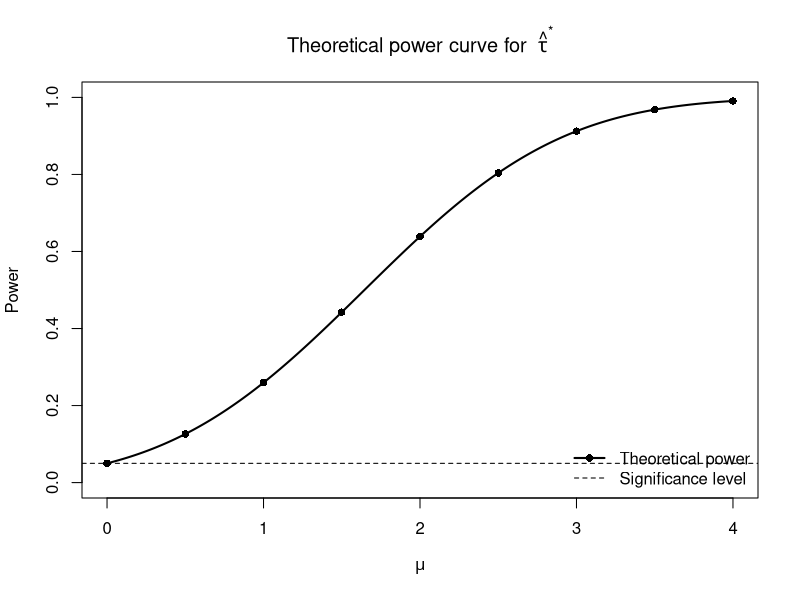
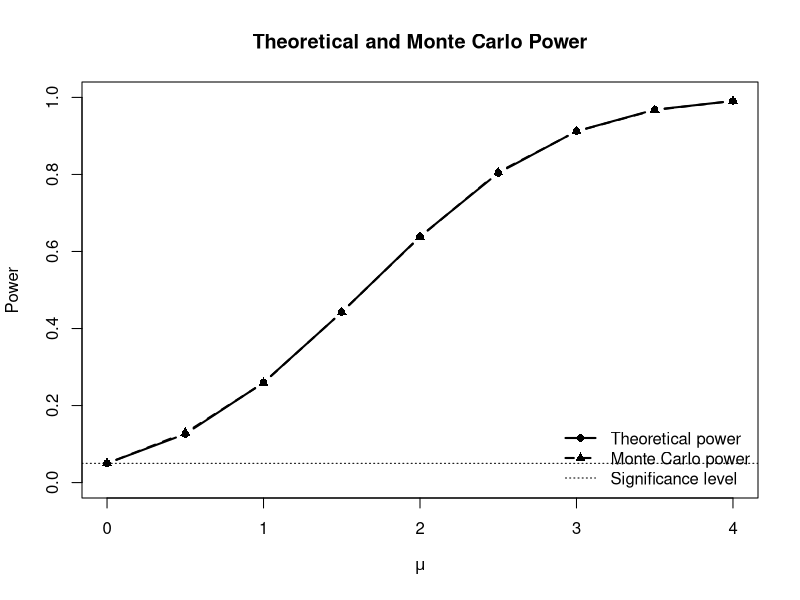

Write R code to recreate these figures, in order.
# ============================================================
# Power analysis of the multivariate tau-star independence test
# Theoretical and Monte Carlo power under contiguous alternatives
# ============================================================

set.seed(123)

# Parameters
alpha <- 0.05
sigma <- 1
B <- 100000
mu_values <- seq(0, 4, by = 0.5)

# One-sided critical value
z_critical <- qnorm(1 - alpha)

# ------------------------------------------------------------
# 1. Theoretical power
# ------------------------------------------------------------

theoretical_power <- pnorm(
  -z_critical + mu_values / sigma
)

# ------------------------------------------------------------
# 2. Monte Carlo simulation of power
# ------------------------------------------------------------

simulated_power <- sapply(mu_values, function(mu) {
  test_statistics <- rnorm(
    n = B,
    mean = mu / sigma,
    sd = 1
  )
  
  mean(test_statistics > z_critical)
})

# Numerical power table
power_results <- data.frame(
  Mu = mu_values,
  Theoretical_Power = theoretical_power,
  Simulated_Power = simulated_power
)

power_results$Theoretical_Power <-
  round(power_results$Theoretical_Power, 3)

power_results$Simulated_Power <-
  round(power_results$Simulated_Power, 3)

print(power_results, row.names = FALSE)

# ------------------------------------------------------------
# 3. Generate the theoretical power curve
# ------------------------------------------------------------

mu_grid <- seq(0, 4, length.out = 500)

power_grid <- pnorm(
  -z_critical + mu_grid / sigma
)

jpeg(
  filename = "power-curve-taustar-mult.jpg",
  width = 1800,
  height = 1200,
  res = 200,
  quality = 100
)

plot(
  mu_grid,
  power_grid,
  type = "l",
  lwd = 2,
  xlim = c(0, 4),
  ylim = c(0, 1),
  xlab = expression(mu),
  ylab = "Power",
  main = expression(
    "Theoretical power curve for " ~ hat(tau)^"*"
  )
)

abline(h = alpha, lty = 2)
points(
  mu_values,
  theoretical_power,
  pch = 16
)

legend(
  "bottomright",
  legend = c(
    "Theoretical power",
    "Significance level"
  ),
  lty = c(1, 2),
  pch = c(16, NA),
  lwd = c(2, 1),
  bty = "n"
)

dev.off()

# ------------------------------------------------------------
# 4. Compare theoretical and simulated power
# ------------------------------------------------------------

jpeg(
  filename = "power-curve-taustar-simulation.jpg",
  width = 1800,
  height = 1200,
  res = 200,
  quality = 100
)

plot(
  mu_values,
  theoretical_power,
  type = "b",
  pch = 16,
  lty = 1,
  lwd = 2,
  xlim = c(0, 4),
  ylim = c(0, 1),
  xlab = expression(mu),
  ylab = "Power",
  main = "Theoretical and Monte Carlo Power"
)

lines(
  mu_values,
  simulated_power,
  type = "b",
  pch = 17,
  lty = 2,
  lwd = 2
)

abline(h = alpha, lty = 3)

legend(
  "bottomright",
  legend = c(
    "Theoretical power",
    "Monte Carlo power",
    "Significance level"
  ),
  pch = c(16, 17, NA),
  lty = c(1, 2, 3),
  lwd = c(2, 2, 1),
  bty = "n"
)

dev.off()
